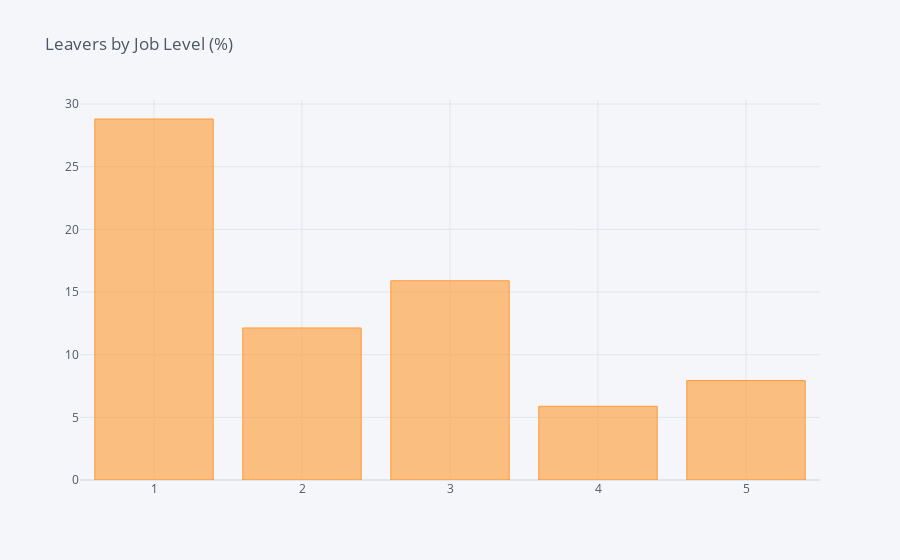

Write notebook code for a chart like this one.
### Code cell
df_JobLevel = pd.DataFrame(columns=["Job Level", "% of Leavers"])
i=0
for field in list(df['JobLevel'].unique()):
    ratio = df[(df['JobLevel']==field)&(df['Turnover']=="Yes")].shape[0] / df[df['JobLevel']==field].shape[0]
    df_JobLevel.loc[i] = (field, ratio*100)
    i += 1
    print("In {}, the ratio of leavers is {:.2f}%".format(field, ratio*100))    
df_JL = df_JobLevel.groupby(by="Job Level").sum()
df_JL.iplot(kind='bar',title='Leavers by Job Level (%)')

### Figure 1 — Plotly figure (JSON) as saved in the notebook; plotly's stock layout.template omitted (floating-point values rounded to 4 significant figures)
{"data": [{"marker": {"color": "rgba(255, 153, 51, 0.6)", "line": {"color": "rgba(255, 153, 51, 1.0)", "width": 1}}, "name": "% of Leavers", "orientation": "v", "text": "", "type": "bar", "x": [1, 2, 3, 4, 5], "y": [28.81, 12.13, 15.9, 5.882, 7.937]}], "layout": {"legend": {"bgcolor": "#F5F6F9", "font": {"color": "#4D5663"}}, "paper_bgcolor": "#F5F6F9", "plot_bgcolor": "#F5F6F9", "title": {"font": {"color": "#4D5663"}, "text": "Leavers by Job Level (%)"}, "xaxis": {"gridcolor": "#E1E5ED", "showgrid": true, "tickfont": {"color": "#4D5663"}, "title": {"font": {"color": "#4D5663"}, "text": ""}, "zerolinecolor": "#E1E5ED"}, "yaxis": {"gridcolor": "#E1E5ED", "showgrid": true, "tickfont": {"color": "#4D5663"}, "title": {"font": {"color": "#4D5663"}, "text": ""}, "zerolinecolor": "#E1E5ED"}}}
